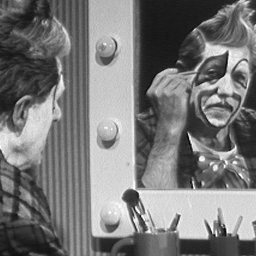
#> input picture Assignment1/Data/clown.tif, 256 x 256 px
$ jupyter execute Question2.ipynb   (older library calls are emulated)
#> lines starting #> are read from the running program, lines starting #| are printed output that depends on the picture; after the words box and inside, x2 and y2 are one past the last pixel; in counts of white or black regions, pixels touching at a corner belong together
[cell 1]
import matplotlib.pyplot as plt
import PIL
from PIL import Image
import numpy as np

### This is used to get the rows/columns that need to be padded across each sise
### using the formula   Output= (Width-Filter+2\*Padding)/Stride

[cell 2]
# assuming that the image shape is a square and filter is also a square filter
def padding(image,filters,stride=1):
    padding= (((image.shape[0]-1)*stride)-(image.shape[0]-filters.shape[0]))/2
    return padding

### Create the new rows and columns in the image and populate the boundary

[cell 3]
def paddedImage(image, pad):
    newrow= np.zeros(shape=(image.shape[1]))
    newcol= np.zeros(shape=(image.shape[0]+int(2*pad)))
    newcol = np.reshape(newcol,(newcol.shape[0],1))
    Z=image
    for i in range(0,int(pad)):
        Z= np.vstack([Z, newrow])
        Z=np.vstack([newrow,Z])
    for i in range(0,int(pad)):
        Z= np.hstack([Z, newcol])
        Z=np.hstack([newcol,Z])
    plt.imshow(Z,cmap='gray')
    plt.title('Image after padding')
    plt.show()
    Z= populateBoundary(Z, pad)
    return Z

### Populate the boundary with the neighbouring elements

[cell 4]
def populateBoundary(Z, pad):
    for i in range(int(pad),0,-1):
        Z[i-1]=Z[i]
        Z[:,i-1]=Z[:,i]
    for i in range(int(Z.shape[0]-pad-1),Z.shape[0]-1,1):
        Z[i+1]=Z[i]
        Z[:,i+1]=Z[:,i]
    return Z

[cell 5]
def my_conv2(image, filters):
    # perform cross_correlation between image and filter
    output = np.zeros(shape=((image.shape[0]-(filters.shape[0])+1),(image.shape[1]-(filters.shape[1])+1)))
    filters = np.flip(np.flip(filters,axis=0),axis=1)
    print("Output shape is ",output.shape)
    k1= (int)((filters.shape[0]-1)/2)
    rem1= filters.shape[0]-(2*k1)
    k2= int((filters.shape[1]-1)/2)
    rem2= filters.shape[1]-(2*k2)
    for i in range(k1,image.shape[0]-k1-1):
        for j in range(k2,image.shape[1]-k2-1):
            image_area= image[i-k1:i+k1+rem1,j-k2:j+k2+rem2]
            temp = np.multiply(image_area,filters)
            temp_sum = np.sum(temp)
            output[i-k1,j-k2]=temp_sum
    return output

[cell 6]
image = Image.open('Data/clown.tif').convert('L')
#> image is the input picture: PIL image 256x256 L; min 3, max 255, mean 120.3

[cell 7]
plt.imshow(image,cmap='gray')
plt.title("Input- clown image")
plt.show()

###  Make rectangular images to a square

[cell 8]
x, y = image.size
#> x = 256; y = 256
size = min(x, y)
#> size = 256
image = image.resize((size,size), PIL.Image.ANTIALIAS)

[cell 9]
image = np.asarray(image)
template = np.ones((7,7))
template/= 49
image=image/255
#> image: shape (256, 256) float64
print(image.shape," ",template.shape)
#| (256, 256)   (7, 7)

[cell 10]
pad=padding(image,template)
#> pad = 3

[cell 11]
image= paddedImage(image,pad)
#> the loop in paddedImage, `for i in range(0,int(pad)):` made 3 passes
#> pass 1, in paddedImage, `Z=np.vstack([newrow,Z])`:
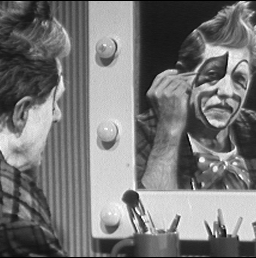
#> Z: shape (258, 256) float64; min 0, max 1, mean 0.468
#> after the loop in paddedImage, `for i in range(0,int(pad)):`:
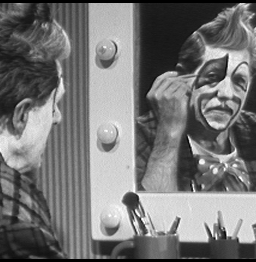
#> Z: shape (262, 256) float64; min 0, max 1, mean 0.461
#> the loop in paddedImage, `for i in range(0,int(pad)):` made 3 passes
#> pass 1, in paddedImage, `Z= np.hstack([Z, newcol])`:
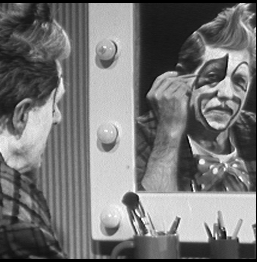
#> Z: shape (262, 257) float64; min 0, max 1, mean 0.459
#> pass 1, in paddedImage, `Z=np.hstack([newcol,Z])`:
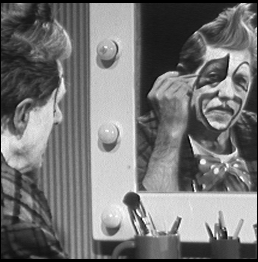
#> Z: shape (262, 258) float64; min 0, max 1, mean 0.458
#> pass 2, in paddedImage, `Z= np.hstack([Z, newcol])`:
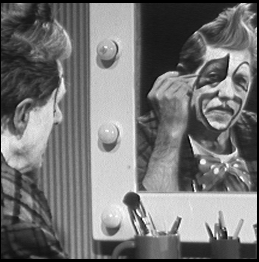
#> Z: shape (262, 259) float64; min 0, max 1, mean 0.456
#> pass 2, in paddedImage, `Z=np.hstack([newcol,Z])`:
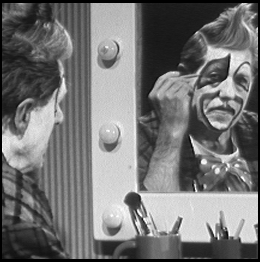
#> Z: shape (262, 260) float64; min 0, max 1, mean 0.454
#> after the loop in paddedImage, `for i in range(0,int(pad)):`:
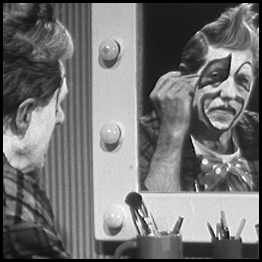
#> Z: shape (262, 262) float64; min 0, max 1, mean 0.451
#> after the loop in populateBoundary, `for i in range(int(pad),0,-1):`:
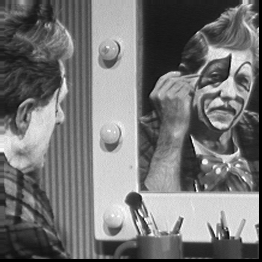
#> Z: shape (262, 262) float64; 2.25% of pixels changed, all inside (x1, y1, x2, y2) = (0, 0, 259, 259)
#> after the loop in populateBoundary, `for i in range(int(Z.shape[0]-pad-1),Z.shape[0]-1,1):`:
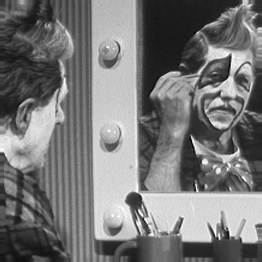
#> Z: shape (262, 262) float64; 2.28% of pixels changed, all inside (x1, y1, x2, y2) = (0, 0, 262, 262)
print("Shape after padding becomes ",image.shape)
#| Shape after padding becomes  (262, 262)

[cell 12]
plt.imshow(image,cmap='gray')
plt.title('Fill the boundary of the image the nearby elements pixel values')
plt.show()

[cell 13]
imageOut=my_conv2(image, template)
#| Output shape is  (256, 256)
#> after the loop in my_conv2, `for i in range(k1,image.shape[0]-k1-1):`:
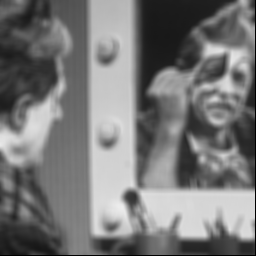
#> output: shape (256, 256) float64; min 0, max 0.929, mean 0.469

$ run again, with Assignment1/Data/group_photo.png saved as Assignment1/Data/clown.tif
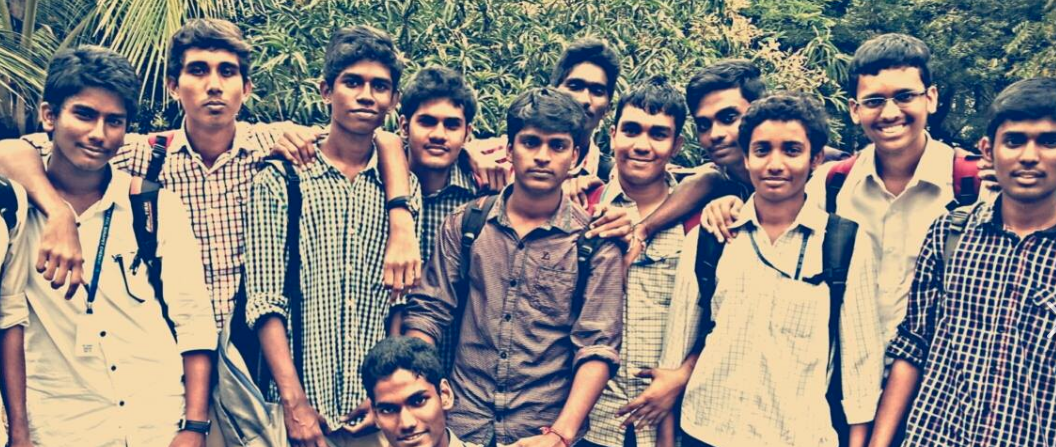
#> input picture Assignment1/Data/group_photo.png, 1056 x 447 px
#| (447, 447)   (7, 7)
#> pad = 3
#> after the loop in populateBoundary, `for i in range(int(Z.shape[0]-pad-1),Z.shape[0]-1,1):`:
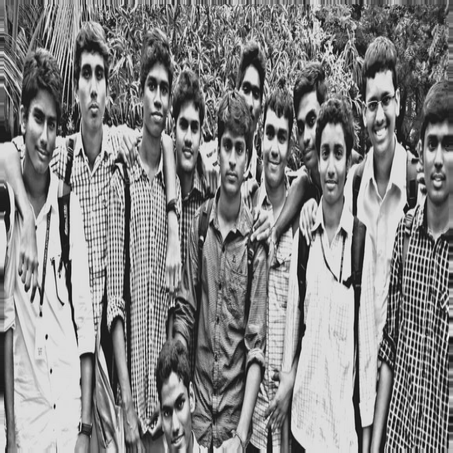
#> Z: shape (453, 453) float64; min 0.00784, max 0.996, mean 0.525
#| Shape after padding becomes  (453, 453)
#| Output shape is  (447, 447)
#> after the loop in my_conv2, `for i in range(k1,image.shape[0]-k1-1):`:
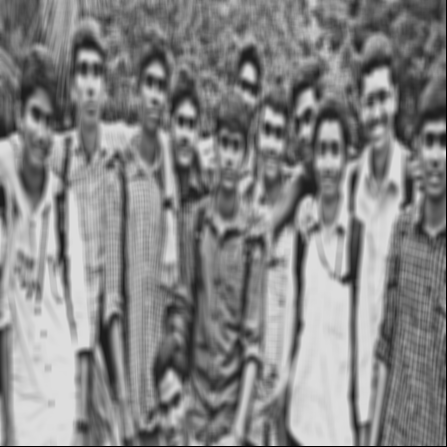
#> output: shape (447, 447) float64; min 0, max 0.875, mean 0.524

$ run again, with Assignment1/Data/self_photo.png saved as Assignment1/Data/clown.tif
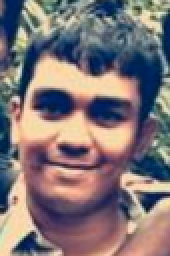
#> input picture Assignment1/Data/self_photo.png, 85 x 128 px (shown 2 times larger)
#| (85, 85)   (7, 7)
#> pad = 3
#| Shape after padding becomes  (91, 91)
#| Output shape is  (85, 85)
#> after the loop in my_conv2, `for i in range(k1,image.shape[0]-k1-1):`:
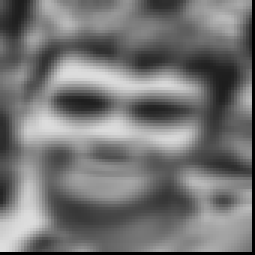
#> output: shape (85, 85) float64 (shown 3 times larger); min 0, max 0.868, mean 0.458
